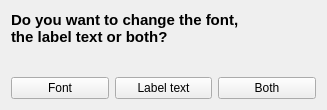
<?xml version="1.0" encoding="UTF-8"?>
<ui version="4.0">
 <class>Modify_text</class>
 <widget class="QDialog" name="Modify_text">
  <property name="geometry">
   <rect>
    <x>0</x>
    <y>0</y>
    <width>327</width>
    <height>110</height>
   </rect>
  </property>
  <property name="windowTitle">
   <string>Plis</string>
  </property>
  <property name="sizeGripEnabled">
   <bool>false</bool>
  </property>
  <property name="modal">
   <bool>false</bool>
  </property>
  <layout class="QGridLayout" name="gridLayout">
   <item row="2" column="0">
    <widget class="QPushButton" name="font">
     <property name="enabled">
      <bool>true</bool>
     </property>
     <property name="cursor">
      <cursorShape>PointingHandCursor</cursorShape>
     </property>
     <property name="text">
      <string>Font</string>
     </property>
     <property name="autoDefault">
      <bool>false</bool>
     </property>
     <property name="default">
      <bool>false</bool>
     </property>
    </widget>
   </item>
   <item row="2" column="1">
    <widget class="QPushButton" name="label_text">
     <property name="cursor">
      <cursorShape>PointingHandCursor</cursorShape>
     </property>
     <property name="text">
      <string>Label text</string>
     </property>
     <property name="autoDefault">
      <bool>false</bool>
     </property>
    </widget>
   </item>
   <item row="1" column="0">
    <spacer name="verticalSpacer">
     <property name="orientation">
      <enum>Qt::Vertical</enum>
     </property>
     <property name="sizeHint" stdset="0">
      <size>
       <width>20</width>
       <height>40</height>
      </size>
     </property>
    </spacer>
   </item>
   <item row="2" column="2">
    <widget class="QPushButton" name="both">
     <property name="cursor">
      <cursorShape>PointingHandCursor</cursorShape>
     </property>
     <property name="text">
      <string>Both</string>
     </property>
     <property name="checkable">
      <bool>false</bool>
     </property>
     <property name="autoDefault">
      <bool>false</bool>
     </property>
     <property name="default">
      <bool>false</bool>
     </property>
     <property name="flat">
      <bool>false</bool>
     </property>
    </widget>
   </item>
   <item row="0" column="0" colspan="3">
    <widget class="QLabel" name="label">
     <property name="font">
      <font>
       <family>Arial</family>
       <pointsize>11</pointsize>
       <weight>75</weight>
       <bold>true</bold>
      </font>
     </property>
     <property name="text">
      <string>Do you want to change the font,
the label text or both?</string>
     </property>
    </widget>
   </item>
  </layout>
 </widget>
 <resources/>
 <connections/>
</ui>
